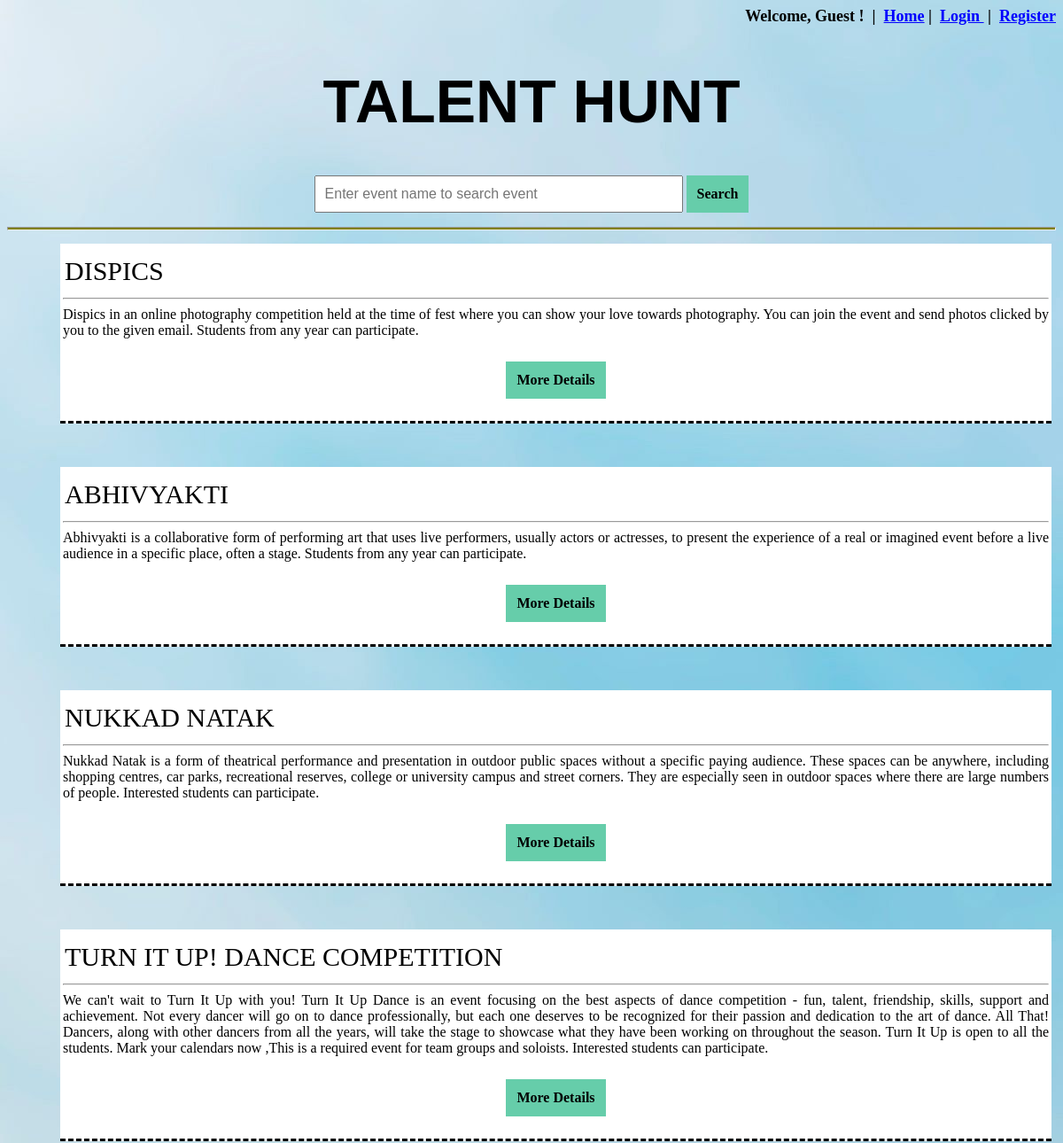
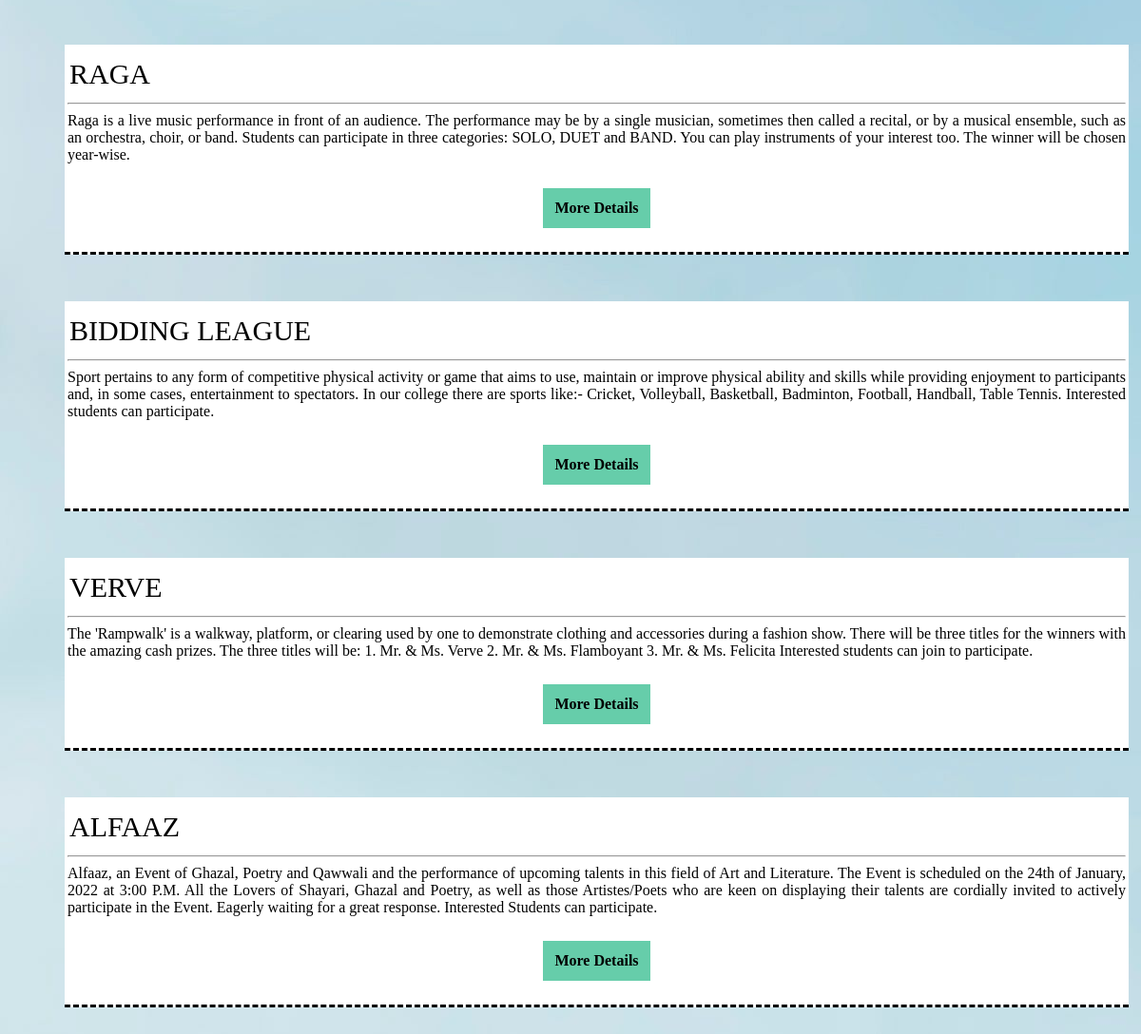
Page /Talent-Hunt-master/index.php on the committed database (2 pictures, top to bottom).
### tables this page shows
CREATE TABLE `event_details` (
  `EventID` int(10) NOT NULL,
  `EventName` varchar(100) NOT NULL,
  `EventDate` date NOT NULL,
  `EventTime` time NOT NULL,
  `EventCategory` varchar(100) NOT NULL,
  `EventDescription` text NOT NULL,
  `EventTicketPrice` double NOT NULL,
  `EventTicketTotal` int(11) NOT NULL,
  `EventTicketSold` int(11) NOT NULL,
  `VenueID` int(10) NOT NULL,
  `UserID` varchar(10) NOT NULL
);

### Talent-Hunt-master/index.php (the view, shortened to what this page needs)
<?php
	include "database/connect.php";
	include 'session.php';
?>
<html>
<head>
</head>
<body background="image\img7.jpg" >
	<div class="top">
		<h1 >TALENT HUNT</h1>
	</div>
	<div class="search" style="text-align: center">
		<form action="event_detail.php" method="POST" >
			<input type="text" size="40" name="searchevent" placeholder="Enter event name to search event" style="font-size: 16px;padding: 10px" />
			<input type="submit" name="search" value="Search"/>
		</form>
	</div>
	<hr width="auto" size="4" style="background: #808000">
	<div class="content" align="center">
		<?php
			$conn = mysqli_connect($servername, $username, $password, $dbname);
			$read_DB = "SELECT * FROM event_details ORDER BY EventDate DESC";
			$result = mysqli_query($conn, $read_DB);
			if($result){
    			while($row = mysqli_fetch_array($result, MYSQLI_ASSOC)){
    				echo "<form action='event_detail.php' method='POST'><table>";
        			echo "<tr><td><input class ='event_name'  type='text' name='eventname' value='".$row['EventName']."' size=65 readonly></td></tr>";
        			echo "<tr><td><span  style='font-size:16px'><hr>". $row['EventDescription']."</td></tr>";
        			echo "<tr><td><br></td></tr>";
        			echo "<tr><td style='text-align:center'><input type='submit' name='more_detail' value='More Details'/></td></tr>";
        			echo "<tr><td><br></td></tr>";
        			echo "</table></form><br>";
    			}
			}
		?>
	</div>
</body>
</html>

### Talent-Hunt-master/session.php (shortened to what this page needs)
<?php
if (isset($_SESSION['UserFullName'])!=null){
	echo "<b><p style='text-align:right;font-size:18px;'>Hello, ".$_SESSION['UserFullName']." ! &nbsp;|&nbsp; <a href='index.php' >Home </a>";
	$login_status="yes";
	$uid=$_SESSION['UserID'];
	$utype=$_SESSION['UserType'];
	if($utype=='Admin'){
		echo "&nbsp;|&nbsp; <a href='admin_manage.php'>Admin Management</a>";
		echo "&nbsp;|&nbsp; <a href='my_profile.php'>My Profile</a>";
		echo "&nbsp;|&nbsp; <a href='my_booking.php'>My Booking</a>";
		echo "&nbsp;|&nbsp; <a href='change_password.php'>Change Password</a>";
		echo "&nbsp;|&nbsp; <a href='logout.php'>Logout</a></p></b>";
	}
	else if ($utype=='Student'){
		echo "&nbsp;|&nbsp; <a href='my_profile.php'>My Profile</a>";
		echo "&nbsp;|&nbsp; <a href='my_booking.php'>My Booking</a>";
		echo "&nbsp;|&nbsp; <a href='change_password.php'>Change Password</a>";
		echo "&nbsp;|&nbsp; <a href='logout.php'>Logout</a></p></b>";
	}
	else{
		echo "&nbsp;|&nbsp; <a href='logout.php' >Logout</a></p></b>";
	}
}
else{
	echo "<b><p style='text-align:right;font-size:18px'>Welcome, Guest ! ";
	echo "&nbsp;|&nbsp; <a href='index.php'>Home</a>";
	echo "&nbsp;|&nbsp; <a href='login_register.php'>Login </a>";
	echo "&nbsp;|&nbsp; <a href='login_register.php'>Register</a></p></b>";
}
?>

### Talent-Hunt-master/index.php (style rules this page uses)
a { color: blue; }
.top { font-size: 34px; font-family: Helvetica; text-align: center; }
form { margin-left: 60px; margin-top: 15px; margin-right: 60px; }
input[type=submit] { padding: 12px; color: black; border: none; background-color: #66CDAA; font-weight: 900; font-family: Times New Roman; font-size: 16px; text-align: center; width: auto; }
table { margin-left:60px margin-right:60px; text-align:justify; border-bottom:dashed; background-color: white; }
.event_name { font-family: Times New Roman; border-style: none; font-size: 30px; margin-top: 10px; }

### rows in the picture
event_details: eventname "DISPICS", EventDescription "Dispics in an online photography competition held at the time of fest where you can show your love towards photography. You can join the event and send photos clicked by you to the given email. Students from any year can participate."
event_details: eventname "ABHIVYAKTI", EventDescription "Abhivyakti is a collaborative form of performing art that uses live performers, usually actors or actresses, to present the experience of a real or imagined event before a live audience in a specific place, often a stage. Students from any year can participate."
event_details: eventname "NUKKAD NATAK", EventDescription "Nukkad Natak is a form of theatrical performance and presentation in outdoor public spaces without a specific paying audience. These spaces can be anywhere, including shopping centres, car parks, recreational reserves, college or university campus and street corners. They are especially seen in outdoor spaces where there are large numbers of people. Interested students can participate."
event_details: eventname "TURN IT UP! DANCE COMPETITION", EventDescription "We can't wait to Turn It Up with you! Turn It Up Dance is an event focusing on the best aspects of dance competition - fun, talent, friendship, skills, support and achievement. Not every dancer will go on to dance professionally, but each one deserves to be recognized for their passion and dedication to the art of dance. All That! Dancers, along with other dancers from all the years, will take the stage to showcase what they have been working on throughout the season. Turn It Up is open to all the students. Mark your calendars now ,This is a required event for team groups and soloists. Interested students can participate."
event_details: eventname "RAGA", EventDescription "Raga is a live music performance in front of an audience. The performance may be by a single musician, sometimes then called a recital, or by a musical ensemble, such as an orchestra, choir, or band. Students can participate in three categories: SOLO, DUET and BAND. You can play instruments of your interest too. The winner will be chosen year-wise."
event_details: eventname "BIDDING LEAGUE", EventDescription "Sport pertains to any form of competitive physical activity or game that aims to use, maintain or improve physical ability and skills while providing enjoyment to participants and, in some cases, entertainment to spectators. In our college there are sports like:- Cricket, Volleyball, Basketball, Badminton, Football, Handball, Table Tennis. Interested students can participate."
event_details: eventname "VERVE", EventDescription "The 'Rampwalk' is a walkway, platform, or clearing used by one to demonstrate clothing and accessories during a fashion show. There will be three titles for the winners with the amazing cash prizes. The three titles will be: 1. Mr. & Ms. Verve 2. Mr. & Ms. Flamboyant 3. Mr. & Ms. Felicita Interested students can join to participate."
event_details: eventname "ALFAAZ", EventDescription "Alfaaz, an Event of Ghazal, Poetry and Qawwali and the performance of upcoming talents in this field of Art and Literature. The Event is scheduled on the 24th of January, 2022 at 3:00 P.M. All the Lovers of Shayari, Ghazal and Poetry, as well as those Artistes/Poets who are keen on displaying their talents are cordially invited to actively participate in the Event. Eagerly waiting for a great response. Interested Students can participate."
